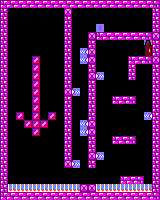

The image is a tile-based game level rendered from a .tmx file. Its description and complete source (layers, tilesets, objects, tile grids) follow:
An orthogonal 20x25 tile map with 8x8 px tiles, 1 tile layer (Capa de Patrones 1).

<map version="1.2" tiledversion="1.2.4" orientation="orthogonal" renderorder="right-down" width="20" height="25" tilewidth="8" tileheight="8" infinite="0" nextlayerid="2" nextobjectid="1">
 <tileset firstgid="1" source="tileset_juego.tsx" />
 <layer id="1" name="Capa de Patrones 1" width="20" height="25">
  <data encoding="csv">
2,3,3,3,3,3,3,3,3,3,3,3,3,3,3,3,3,3,3,4,
8,0,0,0,0,0,0,0,28,0,0,0,0,0,0,0,0,0,0,8,
8,0,0,0,0,0,0,0,8,0,0,0,0,0,0,0,0,0,0,8,
8,0,0,0,0,0,0,0,8,0,0,0,46,0,0,0,0,0,0,8,
8,0,0,0,0,0,0,0,8,0,0,28,2,3,3,3,3,3,4,28,
8,0,0,0,0,0,0,0,8,0,0,8,0,0,0,0,0,0,39,8,
8,0,0,0,0,0,0,0,8,0,44,28,0,0,0,0,0,0,40,8,
8,0,0,0,26,0,0,0,8,0,44,28,0,0,0,0,2,3,4,28,
8,0,0,0,26,0,0,0,8,0,0,8,0,0,0,0,8,0,0,8,
8,0,0,0,26,0,0,0,8,0,0,28,43,0,0,0,8,0,0,8,
8,0,0,0,26,0,0,0,8,0,0,8,0,0,0,0,0,0,0,8,
8,0,0,0,26,0,0,0,28,43,0,8,0,0,0,0,0,0,0,8,
8,0,0,0,26,0,0,0,8,0,0,8,0,0,2,3,4,0,0,8,
8,0,0,0,26,0,0,0,8,0,0,8,0,0,0,0,0,0,0,8,
8,0,26,0,26,0,26,0,8,0,0,8,0,0,0,0,0,0,44,8,
8,0,0,26,26,26,0,0,8,0,44,28,0,0,0,0,0,0,0,8,
8,0,0,0,26,0,0,0,8,0,44,28,0,0,0,0,0,0,0,8,
8,0,0,0,0,0,0,0,8,0,0,8,0,0,2,3,4,0,0,8,
8,0,0,0,0,0,0,0,8,0,0,8,0,0,0,0,0,0,0,8,
8,0,0,0,0,0,0,0,8,0,0,28,43,0,0,0,0,0,0,8,
8,0,0,0,0,0,0,0,28,43,0,8,0,0,0,0,0,0,0,8,
8,0,0,0,0,0,0,0,0,0,0,0,0,0,0,0,0,0,0,8,
8,0,0,0,0,0,0,0,0,0,0,0,0,0,0,2,3,4,0,8,
8,45,45,45,45,45,45,45,45,45,28,28,45,45,45,45,45,45,45,8,
2,3,3,3,3,3,3,3,3,3,3,3,3,3,3,3,3,3,3,4
</data>
 </layer>
</map>
